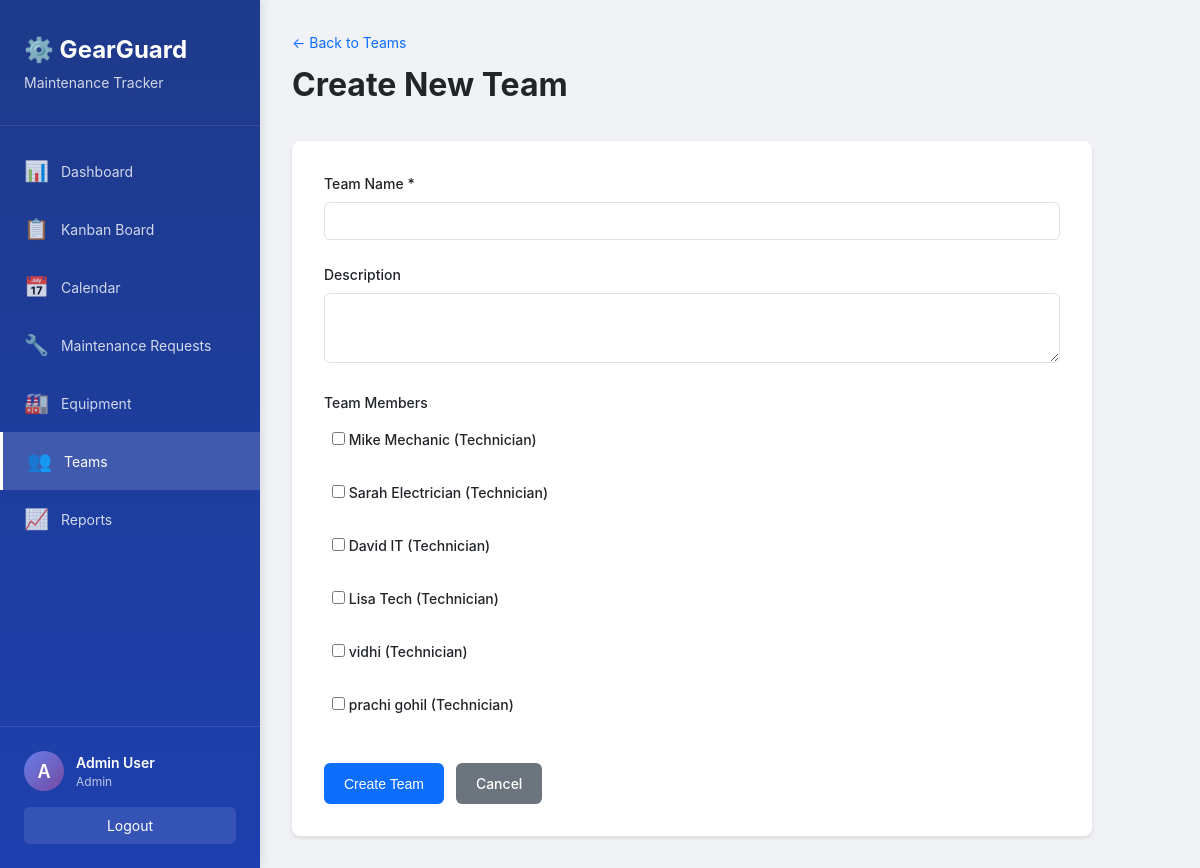
Screenshot of /teams/create (signed in) with the database file from the repository.
### models.py (models this page shows, shortened)
class User(UserMixin, db.Model):
    __tablename__ = 'users'
    id = db.Column(db.Integer, primary_key=True)
    name = db.Column(db.String(100), nullable=False)
    email = db.Column(db.String(120), unique=True, nullable=False)
    password_hash = db.Column(db.String(200), nullable=False)
    role = db.Column(db.String(20), nullable=False, default='Technician')
    reset_token = db.Column(db.String(100), unique=True)
    reset_token_expiry = db.Column(db.DateTime)
    created_at = db.Column(db.DateTime, default=datetime.utcnow)
    teams = db.relationship('Team', secondary=team_members,
                            backref=db.backref('members', lazy='joined'))
    assigned_requests = db.relationship('MaintenanceRequest',
                                        foreign_keys='MaintenanceRequest.assigned_technician_id',
                                        backref='assigned_technician',
                                        lazy='dynamic')
    def is_manager(self):
        return self.role in ['Admin', 'Manager']

### routes/teams.py (the view, shortened to what this page needs)
@teams_bp.route('/create', methods=['GET', 'POST'])
@login_required
def create():
    if not current_user.is_manager():
        flash('Access denied. Managers and Admins only.', 'danger')
        return redirect(url_for('teams.list_teams'))
    users = User.query.filter_by(role='Technician').all()
    return render_template('teams/create.html', users=users)

### app.py (called while the page is built)
@login_manager.user_loader
def load_user(user_id):
    return User.query.get(int(user_id))

@app.context_processor
def inject_user():
    return dict(current_user=current_user, now=datetime.now())

### templates/teams/create.html (shortened to what this page needs)
{% extends "base.html" %}
{% block content %}
<div class="container-fluid">
    <div class="page-header">
        <div>
            <a href="{{ url_for('teams.list_teams') }}" class="back-link">← Back to Teams</a>
            <h1>Create New Team</h1>
        </div>
    </div>
    <div class="form-container">
        <form method="POST" class="standard-form">
            <div class="form-group">
                <label for="name">Team Name *</label>
                <input type="text" id="name" name="name" class="form-control" required autofocus>
            </div>
            <div class="form-group">
                <label for="description">Description</label>
                <textarea id="description" name="description" class="form-control" rows="3"></textarea>
            </div>
            <div class="form-group">
                <label>Team Members</label>
                <div class="checkbox-group">
                    {% for user in users %}
                    <label class="checkbox-label">
                        <input type="checkbox" name="members" value="{{ user.id }}">
                        <span>{{ user.name }} ({{ user.role }})</span>
                    </label>
                    {% endfor %}
                </div>
            </div>
            <div class="form-actions">
                <button type="submit" class="btn btn-primary">Create Team</button>
                <a href="{{ url_for('teams.list_teams') }}" class="btn btn-secondary">Cancel</a>
            </div>
        </form>
    </div>
</div>
{% endblock %}

### templates/base.html (shortened to what this page needs)
<!DOCTYPE html>
<html lang="en">
<head>
    <link rel="stylesheet" href="{{ url_for('static', filename='css/style.css') }}">
</head>
<body>
    {% if current_user.is_authenticated %}
    <div class="sidebar">
        <div class="sidebar-header">
            <h2>⚙️ GearGuard</h2>
            <p class="sidebar-subtitle">Maintenance Tracker</p>
        </div>
        <nav class="sidebar-nav">
            <a href="{{ url_for('dashboard.index') }}" class="nav-item {% if request.endpoint == 'dashboard.index' %}active{% endif %}">
                <span class="nav-icon">📊</span>
                <span>Dashboard</span>
            </a>
            <a href="{{ url_for('dashboard.kanban') }}" class="nav-item {% if request.endpoint == 'dashboard.kanban' %}active{% endif %}">
                <span class="nav-icon">📋</span>
                <span>Kanban Board</span>
            </a>
            <a href="{{ url_for('dashboard.calendar') }}" class="nav-item {% if request.endpoint == 'dashboard.calendar' %}active{% endif %}">
                <span class="nav-icon">📅</span>
                <span>Calendar</span>
            </a>
            <a href="{{ url_for('requests.list_requests') }}" class="nav-item {% if 'requests' in request.endpoint %}active{% endif %}">
                <span class="nav-icon">🔧</span>
                <span>Maintenance Requests</span>
            </a>
            <a href="{{ url_for('equipment.list_equipment') }}" class="nav-item {% if 'equipment' in request.endpoint %}active{% endif %}">
                <span class="nav-icon">🏭</span>
                <span>Equipment</span>
            </a>
            <a href="{{ url_for('teams.list_teams') }}" class="nav-item {% if 'teams' in request.endpoint %}active{% endif %}">
                <span class="nav-icon">👥</span>
                <span>Teams</span>
            </a>
            {% if current_user.is_manager() %}
            <a href="{{ url_for('dashboard.reports') }}" class="nav-item {% if request.endpoint == 'dashboard.reports' %}active{% endif %}">
                <span class="nav-icon">📈</span>
                <span>Reports</span>
            </a>
            {% endif %}
        </nav>
        <div class="sidebar-footer">
            <div class="user-info">
                <div class="user-avatar">{{ current_user.name[0].upper() }}</div>
                <div class="user-details">
                    <div class="user-name">{{ current_user.name }}</div>
                    <div class="user-role">{{ current_user.role }}</div>
                </div>
            </div>
            <a href="{{ url_for('auth.logout') }}" class="btn-logout">Logout</a>
        </div>
    </div>
    {% endif %}
    <div class="main-content {% if not current_user.is_authenticated %}no-sidebar{% endif %}">
        {% block content %}{% endblock %}
    </div>
</body>
</html>

### static/css/style.css (style rules this page uses)
* { margin: 0; padding: 0; box-sizing: border-box; }
:root { --primary: #0d6efd; --primary-dark: #0b5ed7; --secondary: #6c757d; --success: #198754; --danger: #dc3545; --warning: #ffc107; --info: #0dcaf0; --light: #f8f9fa; --dark: #212529; --sidebar-width: 260px; }
body { font-family: -apple-system, BlinkMacSystemFont, "Segoe UI", Roboto, "Helvetica Neue", Arial, sans-serif; font-size: 14px; line-height: 1.5; color: var(--dark); background: #f0f2f5; }
.sidebar { position: fixed; left: 0; top: 0; bottom: 0; width: var(--sidebar-width); background: linear-gradient(180deg, #1e3a8a 0%, #1e40af 100%); color: white; display: flex; flex-direction: column; box-shadow: 2px 0 10px rgba(0, 0, 0, 0.1); z-index: 1000; }
.sidebar-header { padding: 2rem 1.5rem; border-bottom: 1px solid rgba(255, 255, 255, 0.1); }
.sidebar-header h2 { font-size: 1.5rem; font-weight: 700; margin-bottom: 0.25rem; }
.sidebar-subtitle { font-size: 0.875rem; opacity: 0.8; }
.sidebar-nav { flex: 1; padding: 1rem 0; overflow-y: auto; }
.nav-item { display: flex; align-items: center; padding: 0.875rem 1.5rem; color: rgba(255, 255, 255, 0.8); text-decoration: none; transition: all 0.2s; }
.nav-item.active { background: rgba(255, 255, 255, 0.15); color: white; border-left: 3px solid white; }
.nav-icon { font-size: 1.25rem; margin-right: 0.75rem; }
.sidebar-footer { padding: 1.5rem; border-top: 1px solid rgba(255, 255, 255, 0.1); }
.user-info { display: flex; align-items: center; gap: 0.75rem; margin-bottom: 1rem; }
.user-avatar { width: 40px; height: 40px; border-radius: 50%; background: linear-gradient(135deg, #667eea 0%, #764ba2 100%); display: flex; align-items: center; justify-content: center; font-weight: 600; font-size: 1.125rem; }
.user-name { font-weight: 600; font-size: 0.875rem; }
.user-role { font-size: 0.75rem; opacity: 0.7; }
.btn-logout { display: block; text-align: center; padding: 0.5rem; background: rgba(255, 255, 255, 0.1); color: white; text-decoration: none; border-radius: 6px; transition: background 0.2s; }
.main-content { margin-left: var(--sidebar-width); min-height: 100vh; padding: 2rem; }
.page-header { display: flex; justify-content: space-between; align-items: center; margin-bottom: 2rem; }
.page-header h1 { font-size: 2rem; font-weight: 700; color: var(--dark); }
.back-link { display: inline-block; color: var(--primary); text-decoration: none; margin-bottom: 0.5rem; font-size: 0.875rem; }
.btn { display: inline-block; padding: 0.625rem 1.25rem; font-size: 0.875rem; font-weight: 500; text-align: center; text-decoration: none; border: none; border-radius: 6px; cursor: pointer; transition: all 0.2s; }
.btn-primary { background: var(--primary); color: white; }
.btn-secondary { background: var(--secondary); color: white; }
.form-container { max-width: 800px; }
.standard-form { background: white; padding: 2rem; border-radius: 8px; box-shadow: 0 2px 4px rgba(0, 0, 0, 0.1); }
.form-group { margin-bottom: 1.5rem; }
.form-group label { display: block; margin-bottom: 0.5rem; font-weight: 500; color: var(--dark); }
.form-control { width: 100%; padding: 0.625rem 0.875rem; font-size: 0.875rem; border: 1px solid #dee2e6; border-radius: 6px; transition: border-color 0.2s; }
textarea.form-control { resize: vertical; }
.form-actions { display: flex; gap: 0.75rem; margin-top: 2rem; }
.checkbox-label { display: flex; align-items: center; gap: 0.5rem; cursor: pointer; padding: 0.5rem; }
.checkbox-group { display: flex; flex-direction: column; gap: 0.5rem; }

### rows the page displays
User: name "A", name "Admin User", role "Admin"
User: name "Mike Mechanic", role "Technician"
User: name "Sarah Electrician", role "Technician"
User: name "David IT", role "Technician"
User: name "Lisa Tech", role "Technician"
User: name "vidhi", role "Technician"
User: name "prachi gohil", role "Technician"
